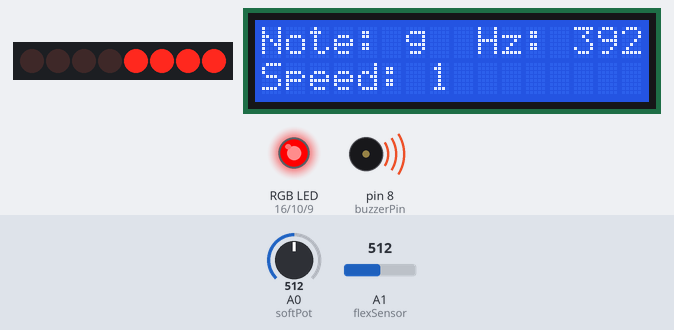
A sketch run on a simulated Arduino Uno, built with avr-gcc and run on an emulated ATmega328P. Shown: 8 shift-register outputs drawn as a row of LEDs (first output left, lit = HIGH), 16×2 character LCD, an RGB LED mixed from three pins (HIGH = lit), buzzer (waves = sounding). Wiring (inferred from the names in the program): shift register (74HC595): data pin 2; shift clock pin 3; latch pin 4. Wiring (inferred from the signals the program sends): row of LEDs: on Q0, Q1, Q2, Q3, Q4, Q5, Q6, Q7. Dashed ring = blinking. The inputs (shaded band) are chosen by the test bench; at power-on: A0 (softPot) = 512, A1 (flexSensor) = 512. Random numbers use the default seed unless the sketch sets one; pins used as bus, display or sensor lines are not drawn; what the sketch prints to the serial monitor is not drawn.

Above: at 0.29 s.
1.3 s: A0 (softPot) set to 0
At 2.48 s:
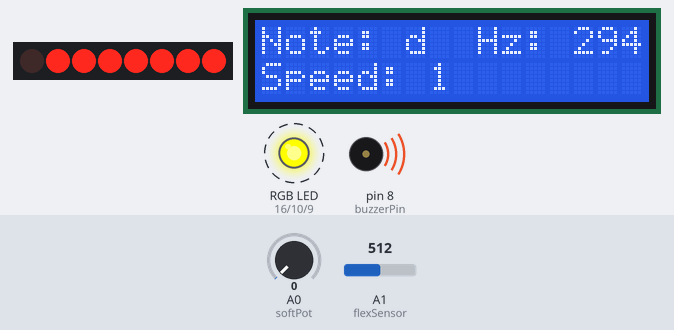
At 4.7 s:
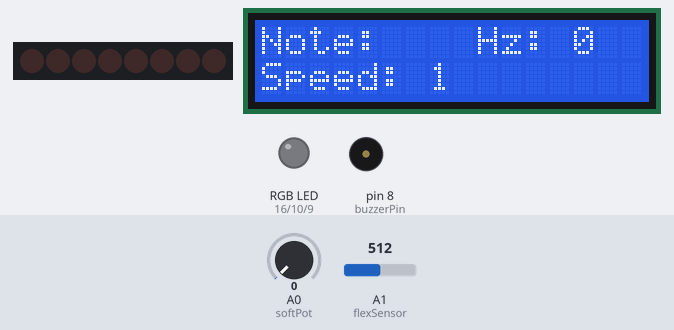
4.8 s: A1 (flexSensor) set to 701
At 7.94 s:
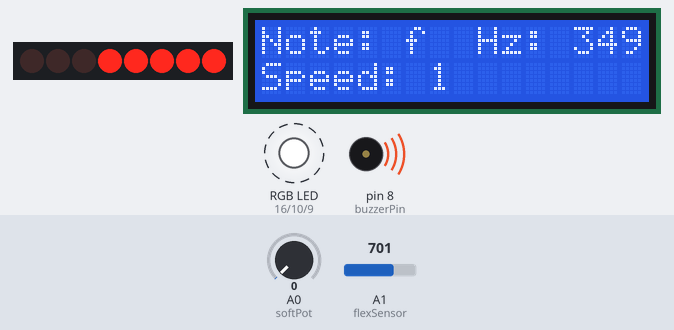
9.0 s: A1 (flexSensor) set to 734
At 11.11 s:
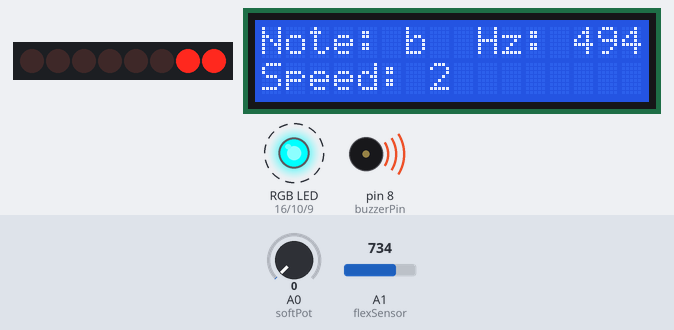
13.0 s: A1 (flexSensor) set to 786
17.2 s: A1 (flexSensor) set to 812
19.2 s: A0 (softPot) set to 44
21.5 s: A0 (softPot) set to 52
Timing chart, 0 to 24.5 s (numbered marks = the images above; inputs shaded):
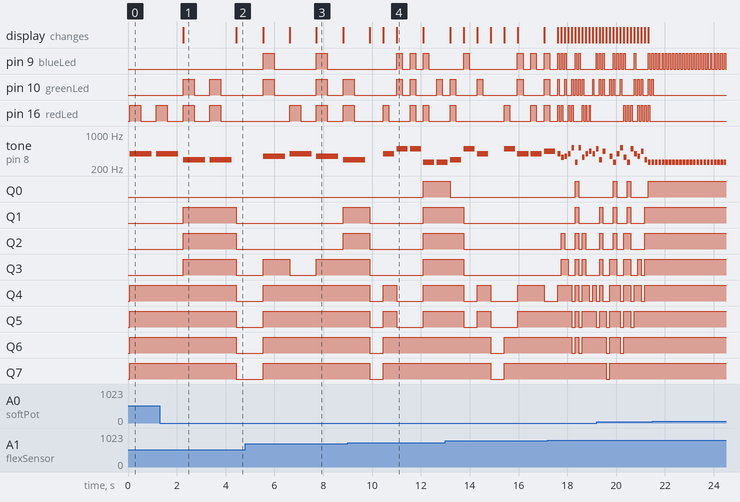

Measured:
- the behaviour switches between 719 and 720 on A1 (flexSensor) (found by bisection; images 3 and 4)
- after the input at 1.3 s, pin 10 (greenLed): alternates HIGH for 0.45 s and LOW for 0.64 s, starting after 0.96 s; Q1–3: LOW → HIGH after 0.96 s, → LOW 2.2 s later; Q4–7: HIGH → LOW after 3.1 s; the display: changes after 0.96 s (image 1)
- by itself, tone on pin 8 (buzzerPin): plays 294 Hz for 0.45 s, 494 Hz for 0.45 s, 392 Hz for 0.45 s, 494 Hz for 0.45 s, 392 Hz for 0.45 s, 392 Hz for 0.45 s … (7 notes in this stretch)
- what the display in image 3 shows lasts 1.1 s, from 7.7 s to 8.8 s

The sketch:

Discoteca_v2.ino
```cpp
/*
 * November 2017
 * Class: ENGR 102 intro to electronics (Fall 2017)
 * Software Version: Arduino 1.8.2
 * Source code for Discoteca 2.0 more information on the report
*/


#include <LiquidCrystal.h>
LiquidCrystal lcd(11, 13, 12, 7, 6, 5);

// some constants for abstraction and readability
const int softPot = A0;
const int flexSensor = A1;
const int buzzerPin = 8;
const int blueLed = 9;
const int greenLed = 10;
const int redLed = 16;
const int numLeds = 8;

int dataPin = 2;
int clockPin = 3;
int latchPin = 4;

byte data = 0;

// tempo is constant, and is an empirical obtained value
const int tempo = 113;

void setup()
{
  Serial.begin(9600);
  pinMode(buzzerPin, OUTPUT);
  pinMode(redLed, OUTPUT);
  pinMode(blueLed, OUTPUT);
  pinMode(greenLed, OUTPUT);

  pinMode(dataPin, OUTPUT);
  pinMode(clockPin, OUTPUT);
  pinMode(latchPin, OUTPUT);


  lcd.begin(16, 2); //Initialize the 16x2 LCD


  lcd.clear();  //Clear any old data displayed on the LCD
}

void loop()
{
  int beats;
  int flexVal;
  int softPotVal;
  int note;

  // colors is an array of three integers, interpret as following:
  // - colors[i] = 1 if we want to light the LED related to i ON
  // i = 0 is red, i = 1 is green, i = 2 is blue
  int colors[3];

  // a list of notes is just an array of characters
  // interpret each character as a note
  char notesList[] = {'a', 'b', 'c', 'C', 'd', 'e', 'f', 'g', ' '};
  const int numNotes = 9;

  // read the sensors
  softPotVal = analogRead(softPot);
  flexVal = analogRead(flexSensor);

  Serial.println(flexVal);

  // beats is a function of the flex sensor
  switch (flexVal)
  {
    case 800 ... 900:
      beats = 1;
      break;
    case 720 ... 799:
      beats = 4;
      break;
    default:
      beats = 8;
      break;
  }

  Serial.println(softPotVal);
  // the notes are in function of the reading on the soft pot
  // also the colors match the notes
  switch (softPotVal)
  {
    case 0 ... 49:
      note = pickRandomNote(notesList, numNotes);

      // do not turn the leds on when note means stop
      if (note == ' ')
      {
        colors[0] = 0;
        colors[1] = 0;
        colors[2] = 0;
      }
      else
      {
        // if we succesfully get a note, pick a color at random that is not 000
        do
        {
          colors[0] = random(0, 2);
          colors[1] = random(0, 2);
          colors[2] = random(0, 2);
        } while ((colors[0] == 0) &&
                 (colors[1] == 0) &&
                 (colors[2] == 0));
      }
      break;

    case 50 ... 140:
      note = 'c';
      colors[0] = 0;
      colors[1] = 0;
      colors[2] = 1;
    break;

    case 141 ... 254:
      note = 'd';
      colors[0] = 0;
      colors[1] = 0;
      colors[2] = 1;
      break;

    case 255 ... 381:
      note = 'e';
      colors[0] = 0;
      colors[1] = 1;
      colors[2] = 0;
      break;

    case 382 ... 508:
      note = 'f';
      colors[0] = 0;
      colors[1] = 1;
      colors[2] = 1;
      break;

    case 509 ... 635:
      note = 'g';
      colors[0] = 1;
      colors[1] = 0;
      colors[2] = 0;
      break;

    case 636 ... 762:
      note = 'a';
      colors[0] = 1;
      colors[1] = 0;
      colors[2] = 1;
      break;

    case 763 ... 889:
      note = 'b';
      colors[0] = 1;
      colors[1] = 1;
      colors[2] = 0;
      break;

    default:
      note = 'C';
      colors[0] = 1;
      colors[1] = 1;
      colors[2] = 1;
      break;
  }

  printOnLCD(note, frequency(note, numNotes), beats);

  // play the buzzer
  tone(buzzerPin, frequency(note, numNotes), beats * tempo);

  // lights blink along with the buzzer
  blinkLightsON(colors, beats * tempo);

  // LEDs dance along with the frequency of the music
  danceLeds(note);

  delay(beats * tempo / 2);

  blinkLightsOFF();

  delay(beats * tempo / 2);

  // this is also taken empirically
  delay(beats * tempo / 5);
}

void blinkLightsOFF()
{
  digitalWrite(redLed, LOW);
  digitalWrite(blueLed, LOW);
  digitalWrite(greenLed, LOW);
}

void blinkLedsOFF()
{
  for(int i = 0; i < 8; i++)
  {
    shiftWrite(i, LOW);
  }
}

// this function takes an array of colors and the speed in which to blink
// then makes the RGB Led blink as the parameters specify
void blinkLightsON(int colors[], int vel)
{
  digitalWrite(redLed, colors[0]);
  digitalWrite(greenLed, colors[1]);
  digitalWrite(blueLed, colors[2]);
}

// this function takes a note and assigns to it a frequency
// thanks to the SIK guide for this piece of code
int frequency(char note, int numNotes)
{
  int i;

  // these are the notes
  char notesList[numNotes] = {
    'c', 'd', 'e', 'f', 'g', 'a', 'b', 'C'};

  // frequency[i] matches names[i]
  int frequencies[numNotes] = {
    262, 294, 330, 349, 392, 440, 494, 523};

  // Now we'll search through the letters in the array, and if
  // we find it, we'll return the frequency for that note.
  for (i = 0; i < numNotes; i++)  // Step through the notes
  {
    if (notesList[i] == note)         // Is this the one?
    {
      return (frequencies[i]);    // Yes! Return the frequency and exit function.
    }
  }
  return 0;  // We looked through everything and didn't find it,
  // but we still need to return a value, so return 0.
}

char pickRandomNote(char notes[], int numNotes)
{
  return notes[random(0, numNotes)];
}

void shiftWrite(int desiredPin, boolean desiredState)
{
  //Serial.println(data);
  bitWrite(data, desiredPin, desiredState);
  //Serial.println(data);
  shiftOut(dataPin, clockPin, MSBFIRST, data);

  digitalWrite(latchPin, HIGH);
  digitalWrite(latchPin, LOW);
}

void danceLeds(char note)
{
  Serial.println(note);

  for(int index = 0; index < numLeds; index++)
  {
    Serial.println(noteValue(note, 8));
    if(shouldBlink(numLeds - 1 - index, noteValue(note, 8)))
    {
      shiftWrite(numLeds - 1 - index, HIGH);
    }
    else
    {
      shiftWrite(numLeds - 1 - index, LOW);
    }
  }
}

boolean shouldBlink(int LED, int noteValue)
{
  return (LED >= noteValue);
}

int noteValue(char note, int numNotes)
{
  if (note == ' ')
  {
    return numNotes + 100;
  }

  char notesList[numNotes] = {
    'c', 'd', 'e', 'f', 'g', 'a', 'b', 'C'};

  for(int i = 0; i < 8; i++)
  {
    if (notesList[i] == note)
    {
      return i;
    }
    else
    {
      continue;
    }
  }

  return 0;
}

void printOnLCD(int note,int frequency,int beats)
{
  lcd.clear();
  lcd.setCursor(0, 0);
  lcd.print("Note: ");
  lcd.print(char(note));
  lcd.print("  Hz: ");
  lcd.print(frequency);
  lcd.setCursor(0, 1);
  lcd.print("Speed: ");

  int speedLevel;
  if(beats == 1)
  {
     speedLevel = 3;
  }
  else if (beats == 4)
  {
    speedLevel = 2;
  }
  else
  {
    speedLevel = 1;
  }
  lcd.print(speedLevel);
}
```
